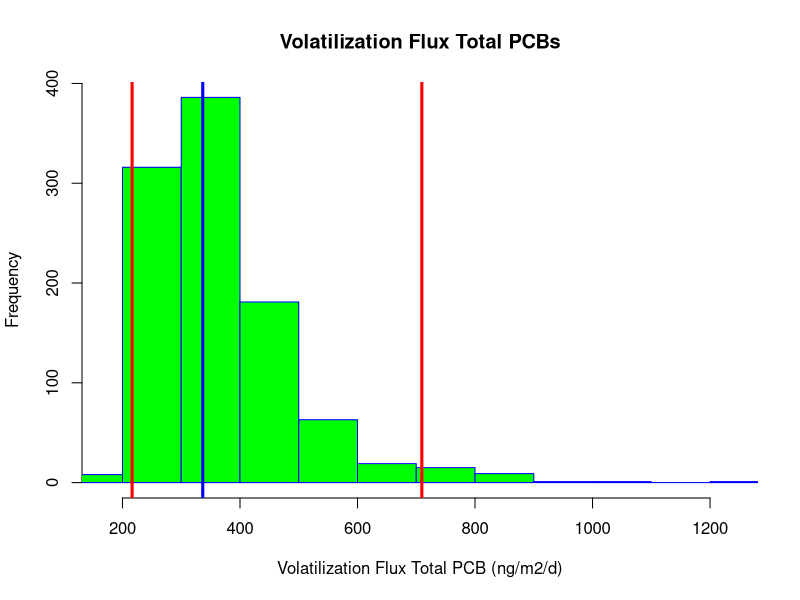

This chart was generated by the following R code:
# Code to estimate total PCB fluxes from Portland Harbor
# using 2018 and 2019 water samples
# The code estimate the flux of each congener, and
# sum them to get total PCB
# Air data are not used in these calculations
# Monte Carlo simulation is included
# No needs of R packages

# Chemical properties -----------------------------------------------------

# Read chemical properties
cp <- read.csv("ChemicalProperties.csv")
Congener <- cp$Congener
MW.PCB <- cp$MW.PCB
nOrtho.Cl <- cp$nOrtho.Cl
H0.mean <- cp$H0
H0.error <- cp$H0.error
Kow.mean <- cp$Kow
Kow.error <- cp$Kow.error

# Water concentrations ----------------------------------------------------

# Read water concentrations
wc.raw <- read.csv("WaterConcentration.csv")
# Different approaches to use the data
# Prepare data [pg/L] = [ng/m3]
wc.1 <- subset(wc.raw, select = -c(SampleID:Units))
wc.2 <- cbind(wc.raw$LocationID, wc.1)
colnames(wc.2)[1] <- "LocationID"
wc.ave <- sapply(wc.1, mean, na.rm = TRUE)
wc.sd <- sapply(wc.1, sd, na.rm = TRUE)
wd.3 <- data.frame(t(rbind(wc.ave, wc.sd)))
C.PCB.water.mean <- wd.3$wc.ave
C.PCB.water.error <- wd.3$wc.sd

# (1) Mean and standard deviation

# (2) Geometric mean and geometric standard deviation

# (3) Selected samples

# Meteorological data -----------------------------------------------------

# Read meteorological conditions
meteor <- read.csv("Meteorological.csv")
# Columns are the different water sampling periods
# except last columns are the passive sampler deployment
# Columns 2 to 11 definitions: sampl.aug.2018.av,sampl.aug.2018.sd,
# sampl.nov.2018.av, sampl.nov.2018.sd, sampl.jan.2019.av,
# sampl.jan.2019.sd, sampl.feb.2019.av, sampl.feb.2019.sd,
# sampl.sum.2020.av, sampl.sum.2022.sd
# m is column number
m <- 2 # from 2 to 11
tair.mean <- meteor[1, m]
tair.error <- meteor[1, m+1]
twater.mean <- meteor[2, m]
twater.error <- meteor[2, m+1]
u10.mean <- meteor[3, m]
u10.error <- meteor[3, m+1]
P.mean <- meteor[4, m]
P.error <- meteor[4, m +1]

# Flux calculations -------------------------------------------------------

# Flux function
final.result = function(MW.PCB, H0.mean, H0.error, 
         C.PCB.water.mean, C.PCB.water.error, nOrtho.Cl,
         Kow.mean, Kow.error) {
# fixed parameters

R <- 8.3144 # [Pa m3/K/mol]
T <- 298.15 # [K]

F.PCB.aw <- NULL
# number of replicates for Monte Carlo simulation
for (replication in 1:1000) {

# Random parameters
# Parameters for calculating Delta Uaw
a <- rnorm(1, 0.085, 0.007)
b <- rnorm(1, 1, 0.5)
c <- rnorm(1, 32.7, 1.6)
# Parameter for calculating Delta Uoa
a2 <- rnorm(1, 0.13, 0.02) 
b2 <- rnorm(1, 2.9, 1.2)
c2 <- rnorm(1, 47.8, 4.3)
# Henry's law constant 
H0 <- rnorm(1, H0.mean, H0.error) # [Pa m3/mol]
# Octanol-water partition coefficient
Kow <- rnorm(1, Kow.mean, Kow.error) # [Lwater/Loctanol] 
# PCB water concentration
C.PCB.water <- abs(rnorm(1, C.PCB.water.mean, C.PCB.water.error)) # [pg/L]
# DOC (Spencer et al 2012)
DOC <- abs(rnorm(1, 2, 0.3)) # [mg/L]
# Water temperature
T.water <- rnorm(1, twater.mean, twater.error) # [C]
# Air temperature
T.air <- rnorm(1, tair.mean, tair.error) # [C]
# atmospheric pressure
P <- rnorm(1, P.mean, P.error) # [mbar]
# Wind speed @10 m
u <- abs(rnorm(1, u10.mean, u10.error)) # [m/s] missing

# Computed values
# Henry's law constant (HLC) corrections
# PCB internal energy for the transfer of water to air transfer
DeltaUaw <- (a*MW.PCB-b*nOrtho.Cl+c)*1000 # [J/mol]
# Transform HLC to K
K <- 10^(H0)*101325/(R*T) # [Lwater/Lair]
# Correct K using water temperature
K.air.water <- K*exp(-(DeltaUaw/R)*(1/(T.water + 273.15) - 1/T)) # [Lwater/Lair]
# Final K (corrected by air and water temperature)
K.final <- K.air.water*(T.water + 273.15)/(T.air + 273.15) # [Lwater/Lair]

# KDOC calculation and correction
# PCB internal energy for the transfer of octanol-air
DeltaUoa <- (-a2*MW.PCB+b2*nOrtho.Cl-c2)*1000 # [J/mol]
# PCB internal energy for the transfer of octanol-water
DeltaUow <- DeltaUoa + DeltaUaw # [J/mol]
# Octanol-water partition coefficient corrected by water temperature
Kow.water.t <- 10^(Kow)*exp(-(DeltaUow/R)*(1/(T.water + 273.15)-1/T)) # [Loctanol/Lwater]
# DOC-water partition coefficient
Kdoc.t <- 0.06*Kow.water.t # [Lwater/kgdoc]

# Freely dissolved water concentration calculations
C.PCB.water.f <- C.PCB.water/(1 + Kdoc.t*DOC/1000^2) # [ng/m3]

# Air-water mass transfer calculations
# (1) Air side mass transfer calculations
# Water diffusivity in air corrected by air
# temperature and atmospheric pressure
D.water.air <- (10^(-3)*1013.25*((273.15+T.air)^1.75*((1/28.97) +
                (1/18.0152))^(0.5))/P/(20.1^(1/3) + 9.5^(1/3))^2) # [cm2/s]
# PCB diffusivity in air
D.PCB.air <- D.water.air*(MW.PCB/18.0152)^(-0.5) # [cm2/s]
# Water vapor exchange velocity in air (from eq. 20-15)
V.water.air <- 0.2*u + 0.3 # u @10 meter [cm/s]
# Air side mass transfer
V.PCB.air <- V.water.air*(D.PCB.air/D.water.air)^(2/3) # [cm/s]

# (2) Water side mass transfer calculations
# Viscosity of water at water temperature
visc.water <- 10^(-4.5318-220.57/(149.39 - (273.15 + T.water)))
# Water density corrected at water temperature
dens.water <- (999.83952+16.945176*T.water - 7.9870401*10^-3*T.water^2
               - 46.170461*10^-6*3 + 105.56302*10^-9*T.water^4 -
                 280.54253*10^-12*T.water^5)/(1 + 16.87985*10^-3*T.water)
# Kinematic viscosity of water
v.water <- visc.water/dens.water*10000 # [cm2/s]
# CO2 diffusivity in water at water temperature
diff.co2 <- 0.05019*exp(-19.51*1000/(273.15 + T.water)/R) # [cm2/s]
# PCB diffusivity in water 
D.PCB.water <- diff.co2*(MW.PCB/44.0094)^(-0.5) # [cm2/s]
# PCB Schmidt number in water
Sc.PCB.water <- v.water/D.PCB.water
# CO2 Schmidt number in water
Sc.co2.water <- v.water/diff.co2
# k600 calculations, u in [m/s], k600 originally [cm/h]
k600 <- (4.46 + 7.11*u)/60/60 #[cm/s]
# Water side mass transfer (from eq. 20-24)
if(u > 5){
  V.PCB.water <- k600*(Sc.PCB.water/Sc.co2.water)^(-0.5)  
} else {
  V.PCB.water <- k600*(Sc.PCB.water/Sc.co2.water)^(-2/3)
} # [cm/s]

# Air-water mass transfer
mtc.PCB <- ((1/V.PCB.water+1/(V.PCB.air*K.final)))^(-1) # [cm/s]
# Flux calculations
F.PCB.aw <- c(F.PCB.aw, mtc.PCB*(C.PCB.water.f)*(60*60*24)/100) # [ng/m2/d]

}

F.PCB.aw

}

# Final calculations ------------------------------------------------------

Num.Congener <- length(Congener)

result <- NULL
for (i in 1:Num.Congener) {
	result <- rbind(result, final.result(MW.PCB[i], H0.mean[i], H0.error[i], 
         C.PCB.water.mean[i], C.PCB.water.error[i], nOrtho.Cl[i],
         Kow.mean[i], Kow.error[i]))
}

# Sum of all congeners per repetition
final.result <- data.frame(colSums(result, na.rm = TRUE))

# Summary of the total PCBs
mmm <- mean(final.result$colSums.result.)
sss <- sd(final.result$colSums.result.)
q2.5 <- quantile(final.result$colSums.result., 0.025)
q97.5 <- quantile(final.result$colSums.result., 0.975)
tPCBFlux <- c(mmm, sss, q2.5, q97.5)
names(tPCBFlux) <- c("Mean (ng/m2/d)", "Std (ng/m2/d)",
                     "2.5%CL (ng/m2/d)", "97.5%CL (ng/m2/d)")

# Plots -------------------------------------------------------------------

# Histogram
hist(as.numeric(final.result[,1]), main = "Volatilization Flux Total PCBs",
     xlab = "Volatilization Flux Total PCB (ng/m2/d)", border = "blue", col = "green",
     xlim = c(min(as.numeric(final.result[,1])), max(as.numeric(final.result[,1]))))
abline(v = median(as.numeric(final.result[,1])), col = "blue", lwd = 3)
abline(v = quantile(as.numeric(final.result[,1]), 0.025), col = "red", lwd = 3)
abline(v = quantile(as.numeric(final.result[,1]), 0.975), col = "red", lwd = 3)
abline(v = 0, col = "black", lwd = 3)
